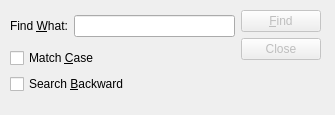
<?xml version="1.0" encoding="UTF-8"?>
<ui version="4.0">
 <class>FindDialog</class>
 <widget class="QDialog" name="FindDialog">
  <property name="geometry">
   <rect>
    <x>0</x>
    <y>0</y>
    <width>335</width>
    <height>115</height>
   </rect>
  </property>
  <property name="windowTitle">
   <string>Find</string>
  </property>
  <widget class="QWidget" name="gridLayoutWidget">
   <property name="geometry">
    <rect>
     <x>10</x>
     <y>10</y>
     <width>311</width>
     <height>91</height>
    </rect>
   </property>
   <layout class="QGridLayout" name="gridLayout_5">
    <item row="0" column="0">
     <layout class="QGridLayout" name="gridLayout_6">
      <item row="1" column="0">
       <layout class="QGridLayout" name="gridLayout_8">
        <item row="0" column="0">
         <widget class="QCheckBox" name="caseCheckBox">
          <property name="text">
           <string>Match &amp;Case</string>
          </property>
         </widget>
        </item>
        <item row="1" column="0">
         <widget class="QCheckBox" name="backwardCheckBox">
          <property name="text">
           <string>Search &amp;Backward</string>
          </property>
         </widget>
        </item>
       </layout>
      </item>
      <item row="0" column="0">
       <layout class="QGridLayout" name="gridLayout_11">
        <item row="0" column="0">
         <widget class="QLabel" name="label">
          <property name="text">
           <string>Find &amp;What:</string>
          </property>
          <property name="buddy">
           <cstring>lineEdit</cstring>
          </property>
         </widget>
        </item>
        <item row="0" column="1">
         <widget class="QLineEdit" name="lineEdit"/>
        </item>
       </layout>
      </item>
     </layout>
    </item>
    <item row="0" column="1">
     <layout class="QGridLayout" name="gridLayout_7">
      <item row="0" column="0">
       <widget class="QPushButton" name="findButton">
        <property name="enabled">
         <bool>false</bool>
        </property>
        <property name="text">
         <string>&amp;Find</string>
        </property>
       </widget>
      </item>
      <item row="1" column="0">
       <widget class="QPushButton" name="closeButton">
        <property name="enabled">
         <bool>false</bool>
        </property>
        <property name="text">
         <string>Close</string>
        </property>
       </widget>
      </item>
      <item row="2" column="0">
       <spacer name="verticalSpacer">
        <property name="orientation">
         <enum>Qt::Vertical</enum>
        </property>
        <property name="sizeHint" stdset="0">
         <size>
          <width>20</width>
          <height>40</height>
         </size>
        </property>
       </spacer>
      </item>
     </layout>
    </item>
   </layout>
  </widget>
 </widget>
 <tabstops>
  <tabstop>lineEdit</tabstop>
  <tabstop>caseCheckBox</tabstop>
  <tabstop>backwardCheckBox</tabstop>
  <tabstop>findButton</tabstop>
  <tabstop>closeButton</tabstop>
 </tabstops>
 <resources/>
 <connections/>
</ui>
